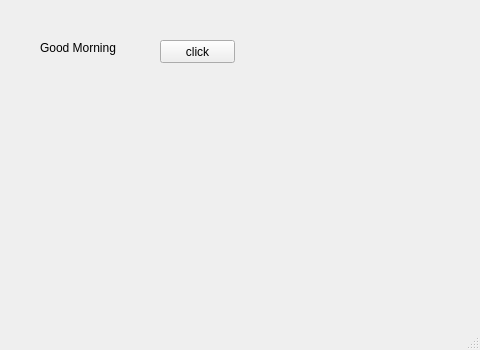
<?xml version="1.0" encoding="UTF-8"?>
<ui version="4.0">
 <class>MainWindow</class>
 <widget class="QMainWindow" name="MainWindow">
  <property name="geometry">
   <rect>
    <x>0</x>
    <y>0</y>
    <width>480</width>
    <height>350</height>
   </rect>
  </property>
  <property name="windowTitle">
   <string>MainWindow</string>
  </property>
  <widget class="QWidget" name="centralwidget">
   <widget class="QLabel" name="lbl">
    <property name="geometry">
     <rect>
      <x>40</x>
      <y>40</y>
      <width>91</width>
      <height>16</height>
     </rect>
    </property>
    <property name="text">
     <string>Good Morning</string>
    </property>
   </widget>
   <widget class="QPushButton" name="pb">
    <property name="geometry">
     <rect>
      <x>160</x>
      <y>40</y>
      <width>75</width>
      <height>23</height>
     </rect>
    </property>
    <property name="text">
     <string>click</string>
    </property>
   </widget>
  </widget>
  <widget class="QMenuBar" name="menubar">
   <property name="geometry">
    <rect>
     <x>0</x>
     <y>0</y>
     <width>480</width>
     <height>21</height>
    </rect>
   </property>
  </widget>
  <widget class="QStatusBar" name="statusbar"/>
 </widget>
 <resources/>
 <connections/>
</ui>
